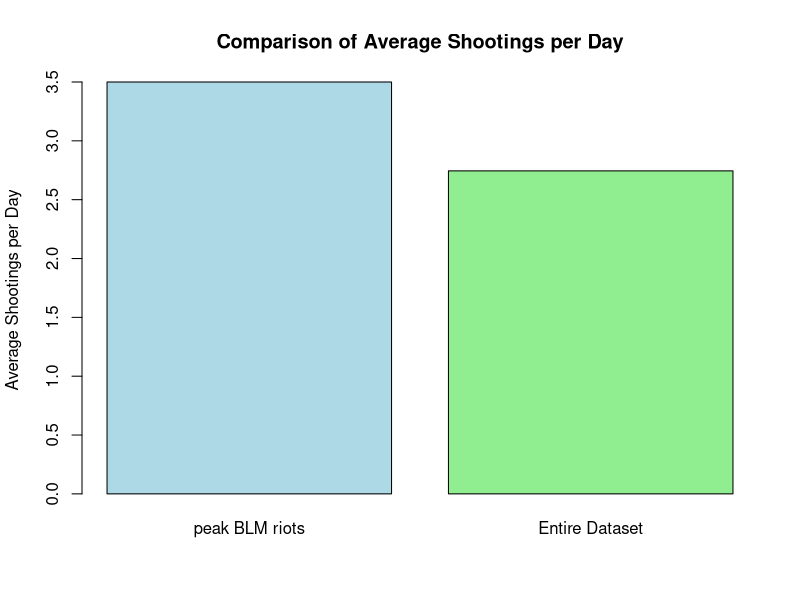
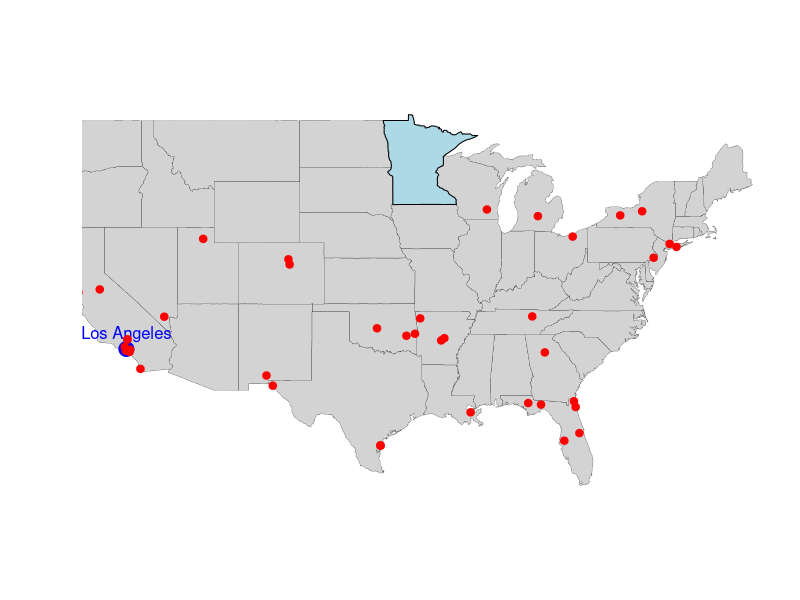
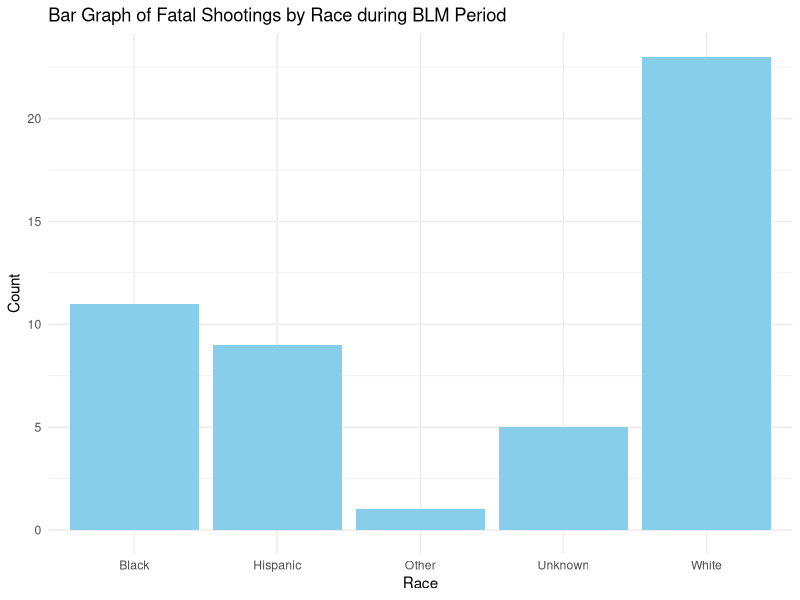
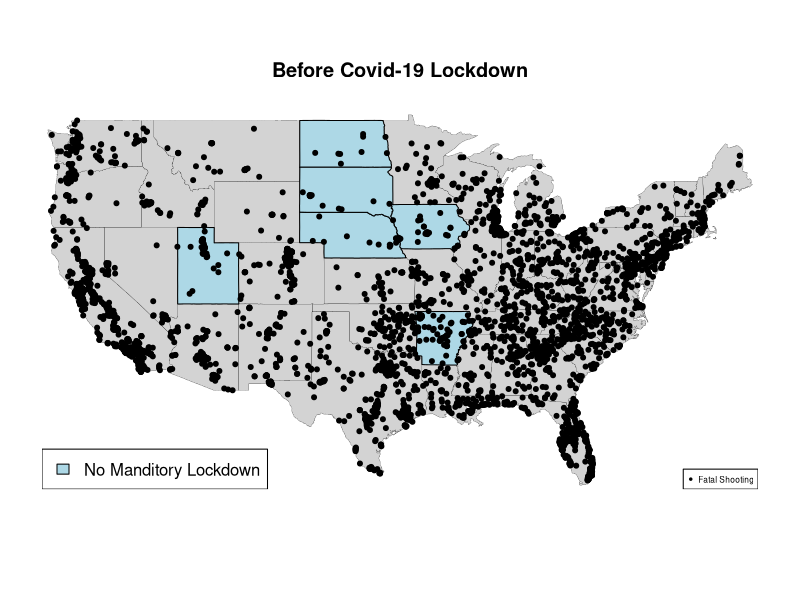
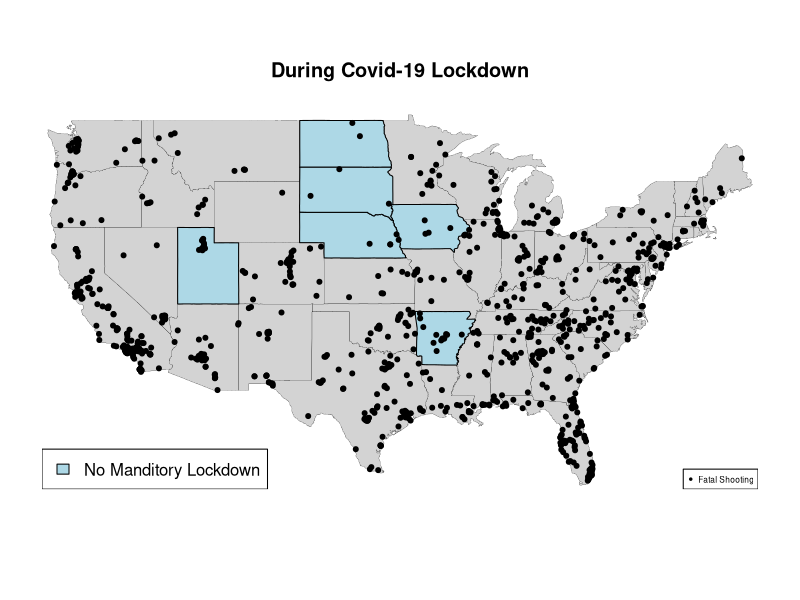
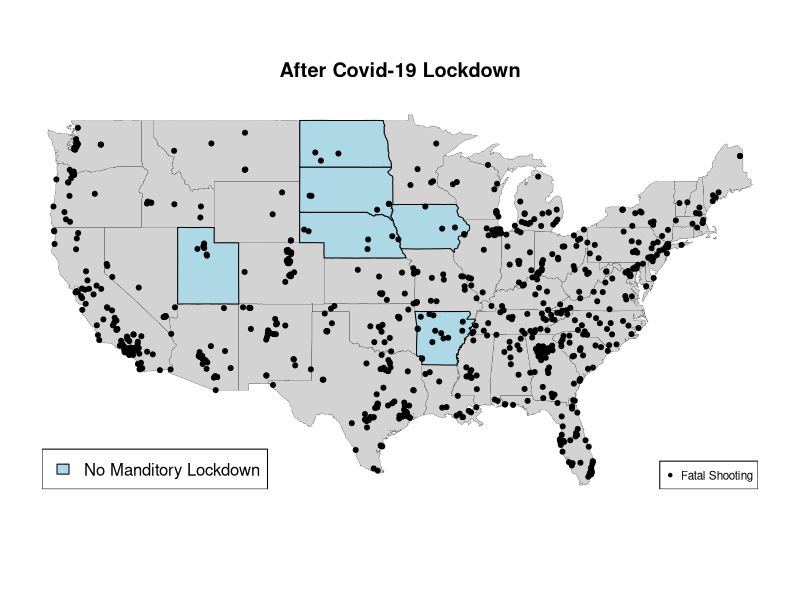
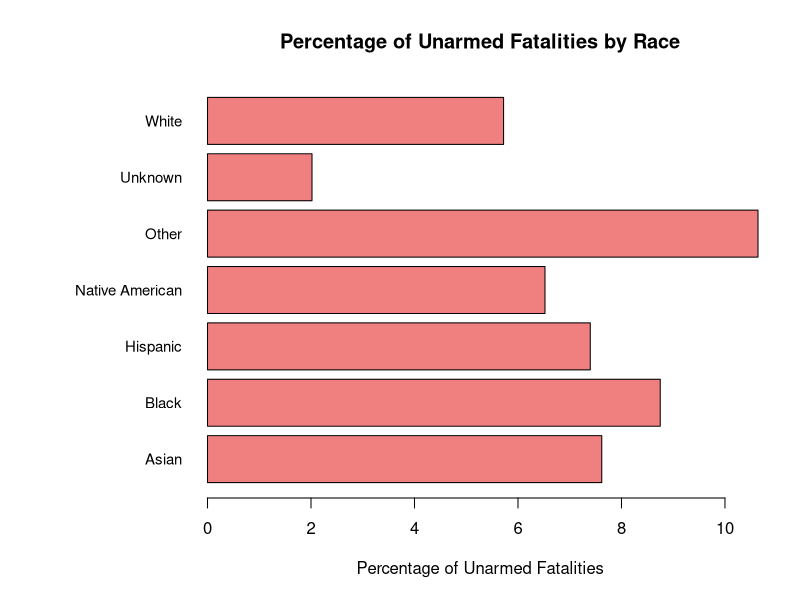
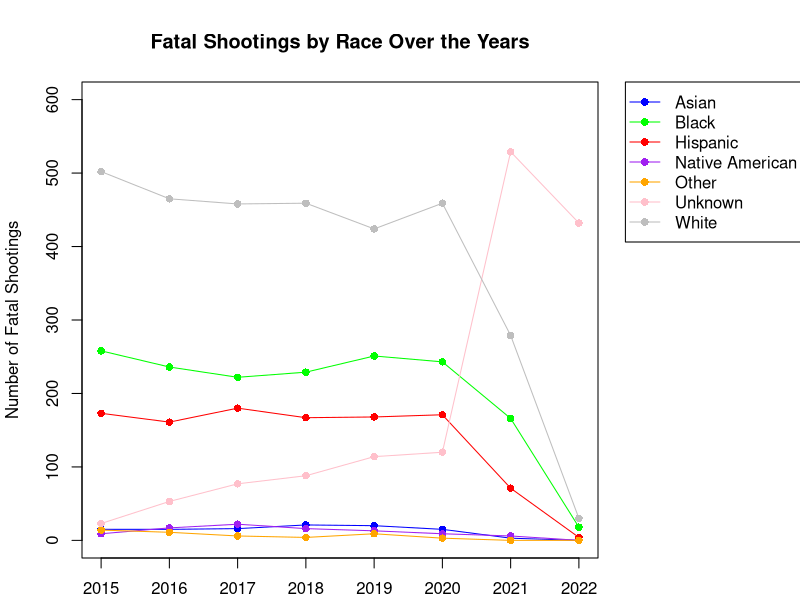

Recreate these plots in R, in order.
## ---- chunk 1
FatalShootingsStats <- read.csv("FatalPoliceShootings_US.csv")

x <-head(FatalShootingsStats, 2)

print(x)
## ---- chunk 2
suppressPackageStartupMessages(library(dplyr))
suppressPackageStartupMessages(library(maps))
suppressPackageStartupMessages(library(tidyverse))
suppressPackageStartupMessages(library(ggplot2))
## ---- chunk 3
#Convert the `date` column to Date format so can extract the year
FatalShootingsStats$date <- as.Date(FatalShootingsStats$date, format = "%m/%d/%Y")

#Made new column for year as an int
FatalShootingsStats$year <- as.integer(format(FatalShootingsStats$date, "%Y"))
## ---- chunk 4
# Specify the two specific dates
date1 <- as.Date("2020-05-26")  
date2 <- as.Date("2020-06-08")  

# Filter data for those two dates and count the total number of shootings
BLM_period <- FatalShootingsStats %>%
  filter(date >= date1 & date <= date2)
 
# Number of unique days in the time period
unique_days_period <- length(seq.Date(date1, date2, by = "day"))

# Total number of shootings in the time period
total_BLM_period <- nrow(BLM_period)

# Average shootings per day for the time period (including all days in the range)
avg_shootings_per_day_BLM <- total_BLM_period / unique_days_period

# Calculate the average number of shootings per day for the entire dataset
# Find the first and last dates in the dataset
first_date <- min(FatalShootingsStats$date)
last_date <- max(FatalShootingsStats$date)

# Number of unique days in the entire dataset (including all days between the first and last date)
unique_days_total <- length(seq.Date(first_date, last_date, by = "day"))

# Total number of shootings in the entire dataset
total_shootings_total <- nrow(FatalShootingsStats)

# Average shootings per day for the entire dataset (including all days in the range)
avg_shootings_per_day_total <- total_shootings_total / unique_days_total

# Print the results
cat("Average shootings per day for the period from May 26, 2020 to June 8, 2020 :", avg_shootings_per_day_BLM, "\n")
cat("Average shootings per day for the entire dataset:", avg_shootings_per_day_total, "\n")

## ---- chunk 5
# Create a vector with the two averages
average_shootings <- c(avg_shootings_per_day_BLM, avg_shootings_per_day_total)

# Create a bar plot
barplot(average_shootings, 
        names.arg = c("peak BLM riots", "Entire Dataset"), 
        main = "Comparison of Average Shootings per Day", 
        ylab = "Average Shootings per Day", 
        col = c("lightblue", "lightgreen"), 
        border = "black")

## ---- chunk 6
state_to_highlight <- "Minnesota"

# Basic Map Plot
maps::map("state", col = "lightgray", fill = TRUE, bg = "white", lwd = 0.2)  # Draw USA map
maps::map("state", region = state_to_highlight, col = "lightblue", fill = TRUE, add = TRUE)

# Overlay points for Los Angeles and Miami
# Coordinates for Los Angeles
points(-118.2437, 34.0522, col = "blue", pch = 19, cex = 2)  # Los Angeles

# Optionally, add text labels for the cities
text(-118.2437, 34.0522, "Los Angeles", pos = 3, col = "blue", cex = 1)

# Overlay points (longitude, latitude) on the map
points(BLM_period$longitude, BLM_period$latitude, col = "red", pch = 20, cex = 1.5)

## ---- chunk 7
ggplot(BLM_period, aes(x = race_name)) +
  geom_bar(fill = "skyblue") +
  labs(title = "Bar Graph of Fatal Shootings by Race during BLM Period",
       x = "Race",
       y = "Count") +
  theme_minimal()
## ---- chunk 8
# filtering data by covid lockdown timeline
during_date1 <- as.Date("2020-03-15")  # main US lockdown start
during_date2 <- as.Date("2021-05-01")  # need to find sorce for this date
during_covid <- FatalShootingsStats %>%
  filter(date >= during_date1 & date <= during_date2)

before_date1 <- min(FatalShootingsStats$date)  
before_date2 <- as.Date("2020-03-14")
before_covid <- FatalShootingsStats %>%
  filter(date >= before_date1 & date <= before_date2)

after_date1 <- as.Date("2021-05-01")  
after_date2 <- max(FatalShootingsStats$date)
after_covid <- FatalShootingsStats %>%
  filter(date >= after_date1 & date <= after_date2)

#total number of shootings per time period
total_shootings_during <- nrow(during_covid)
total_shootings_before <- nrow(before_covid)
total_shootings_after <- nrow(after_covid)

#total number of days in time period
unique_days_during <- length(seq.Date(during_date1, during_date2, by = "day"))
unique_days_before <- length(seq.Date(before_date1, before_date2, by = "day"))
unique_days_after <- length(seq.Date(after_date1, after_date2, by = "day"))

#shootings per day
avg_shootings_during <- total_shootings_during / unique_days_during
avg_shootings_before <- total_shootings_before / unique_days_before
avg_shootings_after <- total_shootings_after / unique_days_after

cat("Before the lockdowns: Total shootings ",total_shootings_before," Average shootings per day", avg_shootings_before, "\n")
cat("During the lockdowns: Total shootings ",total_shootings_during," Average shootings per day", avg_shootings_during, "\n")
cat("After the lockdowns: Total shootings ",total_shootings_after," Average shootings per day", avg_shootings_after, "\n")

## ---- chunk 9
state_to_highlight <- c("Arkansas", "Iowa", "Nebraska", "North Dakota", "South Dakota", "Utah", "Wyomming") #sates that never enforced lockdown

# Basic Map Plot
maps::map("state", col = "lightgray", fill = TRUE, bg = "white", lwd = 0.2)  
maps::map("state", region = state_to_highlight, col = "lightblue", fill = TRUE, add = TRUE)
points(before_covid$longitude, before_covid$latitude, col = "black", pch = 20, cex = 1.0)
legend("bottomright", legend = "Fatal Shooting", pch = 20, col = "black", cex = 0.5)
legend("bottomleft", legend = "No Manditory Lockdown", fill= "lightblue", col = "lightblue", cex = 1)
title(main= "Before Covid-19 Lockdown")

maps::map("state", col = "lightgray", fill = TRUE, bg = "white", lwd = 0.2) 
maps::map("state", region = state_to_highlight, col = "lightblue", fill = TRUE, add = TRUE)
points(during_covid$longitude, during_covid$latitude, col = "black", pch = 20, cex = 1.0)
legend("bottomright", legend = "Fatal Shooting", pch = 20, col = "black", cex = 0.5)
legend("bottomleft", legend = "No Manditory Lockdown", fill= "lightblue", col = "lightblue", cex = 1)
title(main= "During Covid-19 Lockdown")

maps::map("state", col = "lightgray", fill = TRUE, bg = "white", lwd = 0.2)  
maps::map("state", region = state_to_highlight, col = "lightblue", fill = TRUE, add = TRUE)
points(after_covid$longitude, after_covid$latitude, col = "black", pch = 20, cex = 1.0)
legend("bottomright", legend = "Fatal Shooting", pch = 20, col = "black", cex = 0.7)
legend("bottomleft", legend = "No Manditory Lockdown", fill= "lightblue", col = "lightblue", cex = 1)
title( "After Covid-19 Lockdown")
## ---- chunk 10
#"Arkansas", "Iowa", "Nebraska", "North Dakota", "South Dakota", "Utah", "Wyomming"
## Arkansas data 
before_ar <- before_covid %>%
  filter(before_covid$state == "AR" | before_covid$state == "IA" | before_covid$state == "NE" | before_covid$state == "ND" | before_covid$state == "SD" | before_covid$state == "UT" | before_covid$state == "WY" )
during_ar <- during_covid %>%
  filter(during_covid$state == "AR" | during_covid$state == "IA" | during_covid$state == "NE" | during_covid$state == "ND" | during_covid$state == "SD" | during_covid$state == "UT" | during_covid$state == "WY" )
after_ar <- after_covid %>%
  filter(after_covid$state == "AR" | after_covid$state == "IA" | after_covid$state == "NE" | after_covid$state == "ND" | after_covid$state == "SD" | after_covid$state == "UT" | after_covid$state == "WY" )

#total number of shootings per time period
total_shootings_Bar <- nrow(during_ar)
total_shootings_Dar <- nrow(before_ar)
total_shootings_Aar <- nrow(after_ar)

#shootings per day
state_avg_shootings_during <- total_shootings_Dar / unique_days_during
state_avg_shootings_before <- total_shootings_Bar / unique_days_before
state_avg_shootings_after <- total_shootings_Aar / unique_days_after

cat("Shootings per day during COVID-19 in states with no enforced lockdowns",state_avg_shootings_during,"\n","Shootings per day before COVID-19 in states with no enforced lockdowns",state_avg_shootings_before,"\n","Shootings per day after COVID-19 in states with no enforced lockdowns",state_avg_shootings_after)

## ---- chunk 11
# filtering data to include only unarmed incidents
unarmed_data <- subset(FatalShootingsStats, FatalShootingsStats$armed == "unarmed")

# count unarmed fatalities by race
unarmed_deaths_by_race <- aggregate(unarmed_data$armed, 
                                    by = list(Race = unarmed_data$race_name), 
                                    FUN = length)
colnames(unarmed_deaths_by_race)[2] <- "Unarmed_Deaths"

# count display
unarmed_deaths_by_race
# count total fatalities by race
total_deaths_by_race <- aggregate(FatalShootingsStats$armed, 
                                  by = list(Race = FatalShootingsStats$race_name), 
                                  FUN = length)

# ensure all races are represented in unarmed deaths by race
all_races <- unique(FatalShootingsStats$race_name)
unarmed_deaths_by_race <- aggregate(unarmed_data$armed, 
                                    by = list(Race = unarmed_data$race_name), 
                                    FUN = length)
unarmed_deaths_by_race <- merge(data.frame(Race = all_races), unarmed_deaths_by_race, 
                                by = "Race", all.x = TRUE)
unarmed_deaths_by_race[is.na(unarmed_deaths_by_race)] <- 0  # Replace NA with 0

# merge total deaths and unarmed deaths
race_unarmed_comparison <- merge(unarmed_deaths_by_race, total_deaths_by_race, 
                                 by = "Race", 
                                 suffixes = c("_Unarmed", "_Total"))

# calculate percentage of unarmed fatalities for each race
race_unarmed_comparison$Unarmed_Death_Percentage <- 
  (race_unarmed_comparison$x_Unarmed / race_unarmed_comparison$x_Total) * 100

# rename columns for clarity
colnames(race_unarmed_comparison) <- c("Race", "Unarmed_Deaths", "Total_Deaths", "Unarmed_Death_Percentage")

# display the updated data frame
race_unarmed_comparison

# adjust margins to give more space to labels
par(mar = c(5, 10, 4, 2) + 0.1) # Increase left margin for y-axis labels

# create a horizontal bar plot
barplot(race_unarmed_comparison$Unarmed_Death_Percentage,
names.arg = race_unarmed_comparison$Race,
main = "Percentage of Unarmed Fatalities by Race",
xlab = "Percentage of Unarmed Fatalities",
col = "lightcoral",
horiz = TRUE,       # Horizontal bars
las = 1,            # Ensure labels are horizontal on y-axis
cex.names = 0.9)    # Adjust label size if needed

# reset margins after plotting (optional if running multiple plots in sequence)
par(mar = c(5, 4, 4, 2) + 0.1)
## ---- chunk 12
# Check if the required columns exist
if (!all(c("year", "race_name") %in% colnames(FatalShootingsStats))) {
  stop("The columns 'year' and 'race_name' are missing in FatalShootingsStats.")
}

# Aggregate data to create race_year_counts
race_year_counts <- FatalShootingsStats %>%
  group_by(Year = year, Race = race_name) %>%  # Group by year and race
  summarise(Count = n(), .groups = "drop")    # Count occurrences and ungroup

# Ensure data completeness: Fill missing Year-Race combinations with zeros
race_year_counts <- race_year_counts %>%
  complete(Year, Race, fill = list(Count = 0))  # Fill missing combinations with 0 counts

# Verify the resulting dataset
print(head(race_year_counts))

# Ensure the dataset has the required columns: Year, Race, Count
# If not, aggregate data to create race_year_counts
if (!"Count" %in% colnames(race_year_counts)) {
  race_year_counts <- FatalShootingsStats %>%
    group_by(Year = year, Race = race_name) %>%
    summarise(Count = n(), .groups = "drop")
}

# Ensure data completeness: fill missing values with zeros for all combinations of Year and Race
race_year_counts <- race_year_counts %>%
  complete(Year, Race, fill = list(Count = 0))
par(mar = c(2.1, 4.1, 4.1, 10.1), xpd=TRUE)
# Set up an empty plot with the correct axes limits
plot(NULL, xlim = range(race_year_counts$Year, na.rm = TRUE), 
     ylim = c(0, 600), 
     xlab = "Year", ylab = "Number of Fatal Shootings", 
     main = "Fatal Shootings by Race Over the Years")

# Define colors for each race
race_colors <- c("blue", "green", "red", "purple", "orange", "pink", "gray")

# Get unique races
unique_races <- unique(race_year_counts$Race)

# Loop through each race to plot its line on the graph
for (i in 1:length(unique_races)) {
  # Subset data for the current race
  race_data <- subset(race_year_counts, Race == unique_races[i])
  
  # Ensure data is sorted by Year for proper line plotting
  race_data <- race_data[order(race_data$Year), ]
  
  # Plot the line for this race
  lines(race_data$Year, race_data$Count, type = "o", col = race_colors[i], pch = 16)
}

# Add a legend
legend("topright", legend = unique_races, col = race_colors, pch = 16, lty = 1,inset = c(-0.4, 0))

## ---- chunk 13
#Finding percentages of certain conditions
bodycam_true <- c(sum(during_covid$body_camera == "TRUE"), sum(BLM_period$body_camera == "TRUE"), sum(FatalShootingsStats$body_camera == "TRUE"))

bodycam_percent <- c((bodycam_true[1]/nrow(during_covid)), (bodycam_true[2]/nrow(BLM_period)),(bodycam_true[3]/nrow(FatalShootingsStats)))

average_age <- c(mean(during_covid$age, na.rm = TRUE), mean(BLM_period$age, na.rm = TRUE), mean(FatalShootingsStats$age, na.rm = TRUE))

avg_shootings <-  c(avg_shootings_per_day_BLM, avg_shootings_during, avg_shootings_per_day_total)

gun_armedp <- c((sum(during_covid$armed == "gun") /nrow(during_covid)), (sum(BLM_period$armed == "gun") /nrow(BLM_period)), (sum(FatalShootingsStats$armed == "gun") / nrow(FatalShootingsStats)))

unarmed_armedp <- c((sum(during_covid$armed == "unarmed") /nrow(during_covid)), (sum(BLM_period$armed == "unarmed") / nrow(BLM_period)), (sum(FatalShootingsStats$armed == "unarmed") / nrow(FatalShootingsStats)))

car_armedp <- c((sum(during_covid$armed == "Vehicle") / nrow(during_covid)), (sum(BLM_period$armed == "Vehicle") / nrow(BLM_period)), (sum(FatalShootingsStats$armed == "Vehicle") / nrow(FatalShootingsStats)))

mental_illness <- c(sum(during_covid$signs_of_mental_illness == "TRUE")/nrow(during_covid), sum(BLM_period$signs_of_mental_illness == "TRUE")/nrow(BLM_period), sum(FatalShootingsStats$signs_of_mental_illness == "TRUE")/nrow(FatalShootingsStats))


BLM_Covid <- data.frame(avg_shootings, round(average_age, 1), bodycam_percent, gun_armedp, unarmed_armedp, car_armedp, mental_illness) 
names(BLM_Covid) <- c("Average Fatal Shootings Per Day", "Average Age", "Percent of officers with turned on body camera", "Armed (gun)", "Unarmed", "Armed (car)", "Signs of mental illness")
rownames(BLM_Covid) <- c("BLM", "Covid-19", "Entire Dataset")
BLM_Covid
#average shootings
time_period <- c("BLM", "COVID", "Entire Database")
colors <- c("lightblue", "lightgreen", "lightcoral")
barplot(BLM_Covid$`Average Fatal Shootings Per Day`, 
        col = colors,
        main = "Average Fatal Shootings Per Day",
        xlab = "Time Period", ylim = c(0,4.5) )
legend("topright", legend = time_period , col = colors, pch = 16 ) 

#armed (gun)
time_period <- c("BLM", "COVID", "Entire Database")
colors <- c("lightblue", "lightgreen", "lightcoral")
barplot(BLM_Covid$`Armed (gun)`, 
        col = colors,
        main = "Percent of Shooting Victims Armed (GUN) ",
        xlab = "Time Period", ylim = c(0,1))
legend("topright", legend = time_period , col = colors, pch = 16 )

#body camera off
time_period <- c("BLM", "COVID", "Entire Database")
colors <- c("lightblue", "lightgreen", "lightcoral")
barplot(BLM_Covid$`Percent of officers with turned on body camera`, 
        col = colors,
        main = "Percentage of Officers with Turned on Body Camera",
        xlab = "Time Period", ylim = c(0,0.5))
legend("topright", legend = time_period , col = colors, pch = 16) 

## ---- chunk 14
BLM_period$age <- as.numeric(as.character(BLM_period$age))
during_covid$age <- as.numeric(as.character(during_covid$age))
FatalShootingsStats$age <- as.numeric(as.character(FatalShootingsStats$age))

# Add AgeRange dynamically to each dataset
BLM_period$AgeRange <- cut(
  BLM_period$age,
  breaks = c(0, 18, 35, Inf),
  labels = c("0-18", "19-35", "36+"),
  right = FALSE
)

during_covid$AgeRange <- cut(
  during_covid$age,
  breaks = c(0, 18, 35, Inf),
  labels = c("0-18", "19-35", "36+"),
  right = FALSE
)

FatalShootingsStats$AgeRange <- cut(
  FatalShootingsStats$age,
  breaks = c(0, 18, 35, Inf),
  labels = c("0-18", "19-35", "36+"),
  right = FALSE
)

# Add a dataset column for identification
BLM_period$Dataset <- "BLM"
during_covid$Dataset <- "COVID"
FatalShootingsStats$Dataset <- "Entire Database"

# Combine datasets into one
combined_data <- bind_rows(BLM_period, during_covid, FatalShootingsStats)

# Calculate proportions
summary_data <- combined_data %>%
  group_by(Dataset, AgeRange) %>%
  summarise(Count = n(), .groups = "drop") %>%
  group_by(Dataset) %>%
  mutate(Proportion = Count / sum(Count))

# Create a stacked bar graph with proportions
ggplot(summary_data, aes(x = Dataset, y = Proportion, fill = AgeRange)) +
  geom_bar(stat = "identity", position = "stack") +
  geom_text(
    aes(label = scales::percent(Proportion, accuracy = 0.1)), # Format as percentage
    position = position_stack(vjust = 0.5), # Place text in the middle of each segment
    size = 3 # Adjust text size
  ) +
  labs(
    title = "Age Range Proportion Across Datasets",
    x = "Dataset",
    y = "Proportion",
    fill = "Age Range"
  ) +
  scale_y_continuous(labels = scales::percent_format()) + # Display y-axis as percentages
  theme_minimal()
